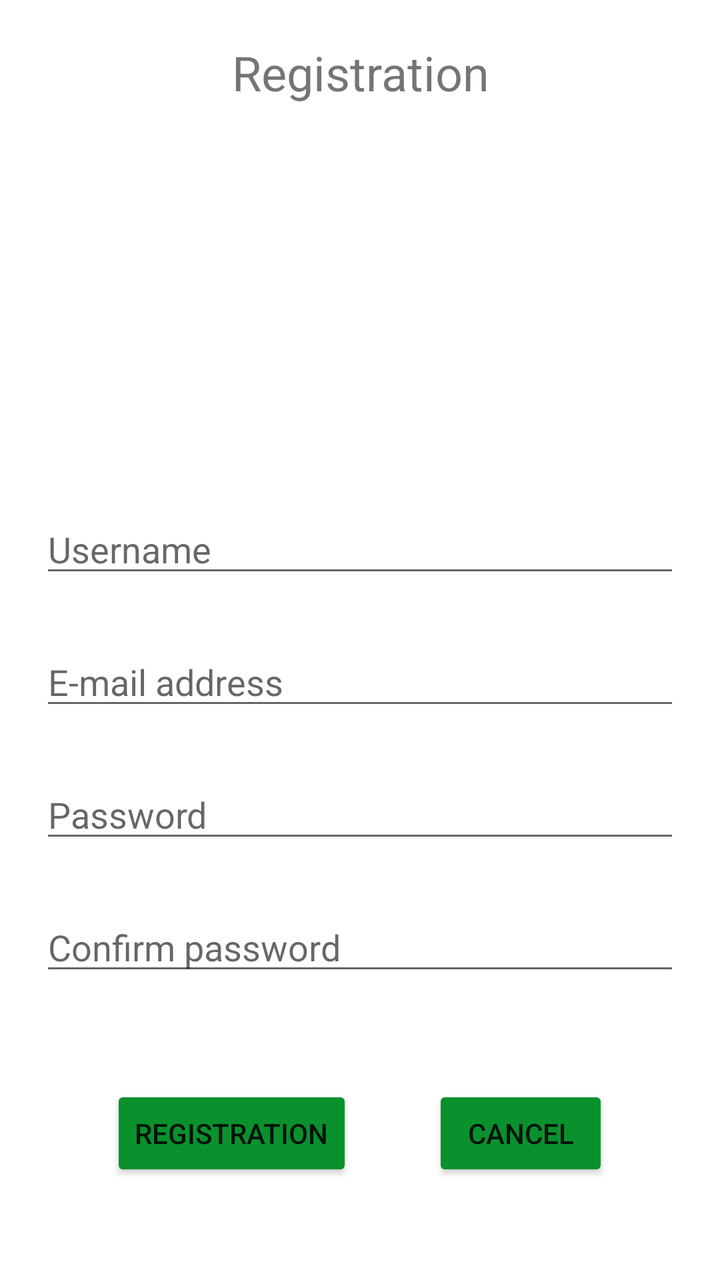
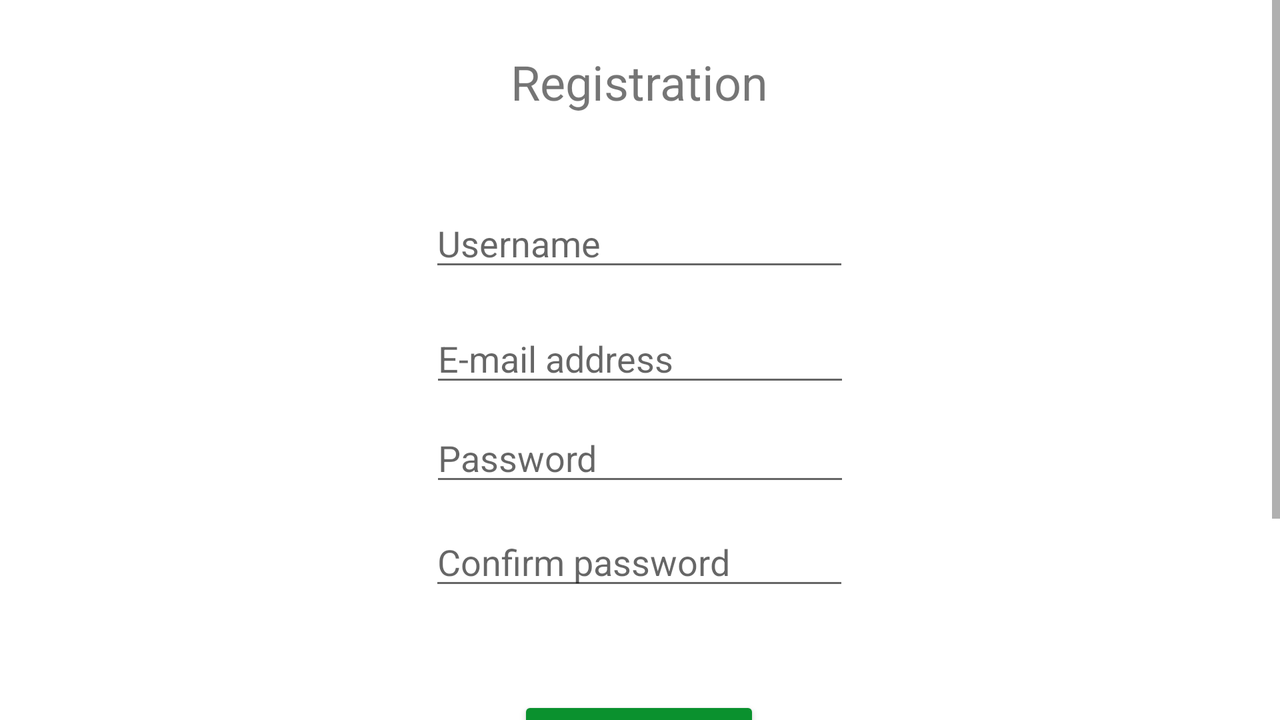

Compare how this app lays out the same screen by default and in its alternative resource folder. The renders come first, then the two layout files and the values they reference.
<!-- AndroidManifest.xml: application theme Theme.Kooora -->
<!-- res/layout/activity_register.xml -->
<?xml version="1.0" encoding="utf-8"?>
<RelativeLayout
    xmlns:android="http://schemas.android.com/apk/res/android"
    xmlns:tools="http://schemas.android.com/tools"
    android:layout_width="match_parent"
    android:layout_height="match_parent"
    tools:context=".RegisterActivity">

    <TextView
        android:id="@+id/registerTextView"
        android:layout_width="match_parent"
        android:layout_height="wrap_content"
        android:layout_marginTop="20dp"
        android:text="@string/registration"
        android:textSize="24sp"
        android:layout_alignParentStart="true"
        android:layout_alignParentEnd="true"
        android:textAlignment="center" />

    <EditText
        android:id="@+id/usernameEditText"
        android:layout_width="match_parent"
        android:layout_height="wrap_content"
        android:layout_marginTop="200dp"
        android:layout_marginLeft="20dp"
        android:layout_marginRight="20dp"
        android:ems="10"
        android:hint="@string/username"
        android:inputType="textPersonName"
        android:layout_alignParentStart="true"
        android:layout_alignParentEnd="true"
        android:layout_below="@+id/registerTextView" />

    <EditText
        android:id="@+id/userEmailEditText"
        android:layout_width="match_parent"
        android:layout_height="wrap_content"
        android:layout_marginTop="25dp"
        android:layout_marginLeft="20dp"
        android:layout_marginRight="20dp"
        android:ems="10"
        android:hint="@string/e_mail_address"
        android:inputType="textEmailAddress"
        android:layout_alignParentStart="true"
        android:layout_alignParentEnd="true"
        android:layout_below="@+id/usernameEditText" />

    <EditText
        android:id="@+id/passwordEditText"
        android:layout_width="match_parent"
        android:layout_height="wrap_content"
        android:layout_marginTop="25dp"
        android:layout_marginLeft="20dp"
        android:layout_marginRight="20dp"
        android:ems="10"
        android:hint="@string/password"
        android:inputType="textPassword"
        android:layout_alignParentStart="true"
        android:layout_alignParentEnd="true"
        android:layout_below="@+id/userEmailEditText" />

    <EditText
        android:id="@+id/passwordAgainEditText"
        android:layout_width="match_parent"
        android:layout_height="wrap_content"
        android:layout_marginTop="25dp"
        android:layout_marginLeft="20dp"
        android:layout_marginRight="20dp"
        android:ems="10"
        android:hint="@string/confirm_password"
        android:inputType="textPassword"
        android:layout_alignParentStart="true"
        android:layout_alignParentEnd="true"
        android:layout_below="@+id/passwordEditText" />

    <LinearLayout
        android:layout_width="wrap_content"
        android:layout_height="wrap_content"
        android:orientation="horizontal"
        android:layout_below="@id/passwordAgainEditText"
        android:layout_marginTop="50dp"
        android:layout_centerHorizontal="true">

        <Button
            android:layout_width="wrap_content"
            android:layout_height="wrap_content"
            android:onClick="register"
            android:backgroundTint="#0a912e"
            android:text="@string/registration"/>

        <Button
            android:layout_width="wrap_content"
            android:layout_height="wrap_content"
            android:layout_marginStart="40dp"
            android:onClick="cancel"
            android:backgroundTint="#0a912e"
            android:text="@string/cancel"/>

    </LinearLayout>




</RelativeLayout>
<!-- resources referenced by this layout -->
<resources>
  <string name="cancel">Cancel</string>
  <string name="confirm_password">Confirm password</string>
  <string name="e_mail_address">E-mail address</string>
  <string name="password">Password</string>
  <string name="registration">Registration</string>
  <string name="username">Username</string>
  <style name="Theme.Kooora" parent="Theme.MaterialComponents.DayNight.DarkActionBar">
          
          <item name="colorPrimary">@color/purple_500</item>
          <item name="colorPrimaryVariant">@color/purple_700</item>
          <item name="colorOnPrimary">@color/white</item>
          
          <item name="colorSecondary">@color/teal_200</item>
          <item name="colorSecondaryVariant">@color/teal_700</item>
          <item name="colorOnSecondary">@color/black</item>
          
          <item name="android:statusBarColor" tools:targetApi="l">?attr/colorPrimaryVariant</item>
          
      </style>
</resources>
<!-- res/layout-land/activity_register.xml (the author's variant of the layout above) -->
<!-- drawn on the phone turned sideways -->
<?xml version="1.0" encoding="utf-8"?>
<androidx.constraintlayout.widget.ConstraintLayout xmlns:android="http://schemas.android.com/apk/res/android"
    xmlns:app="http://schemas.android.com/apk/res-auto"
    xmlns:tools="http://schemas.android.com/tools"
    android:layout_width="match_parent"
    android:layout_height="match_parent"
    tools:context=".RegisterActivity">

    <ScrollView
        android:layout_width="match_parent"
        android:layout_height="match_parent">

        <LinearLayout
            android:layout_width="match_parent"
            android:layout_height="wrap_content"
            android:orientation="vertical">

            <androidx.constraintlayout.widget.ConstraintLayout
                android:layout_width="match_parent"
                android:layout_height="500dp">

                <TextView
                    android:id="@+id/registerTextView"
                    android:layout_width="wrap_content"
                    android:layout_height="wrap_content"
                    android:layout_alignParentStart="true"
                    android:layout_alignParentEnd="true"
                    android:text="@string/registration"
                    android:textAlignment="center"
                    android:textSize="24sp"
                    app:layout_constraintBottom_toBottomOf="parent"
                    app:layout_constraintEnd_toEndOf="parent"
                    app:layout_constraintHorizontal_bias="0.499"
                    app:layout_constraintStart_toStartOf="parent"
                    app:layout_constraintTop_toTopOf="parent"
                    app:layout_constraintVertical_bias="0.053" />

                <EditText
                    android:id="@+id/usernameEditText"
                    android:layout_width="wrap_content"
                    android:layout_height="wrap_content"
                    android:ems="10"
                    android:hint="@string/username"
                    android:inputType="textPersonName"
                    app:layout_constraintBottom_toBottomOf="parent"
                    app:layout_constraintEnd_toEndOf="parent"
                    app:layout_constraintHorizontal_bias="0.499"
                    app:layout_constraintStart_toStartOf="parent"
                    app:layout_constraintTop_toBottomOf="@+id/registerTextView"
                    app:layout_constraintVertical_bias="0.105" />

                <EditText
                    android:id="@+id/userEmailEditText"
                    android:layout_width="wrap_content"
                    android:layout_height="wrap_content"
                    android:layout_below="@+id/usernameEditText"
                    android:layout_alignParentStart="true"
                    android:layout_alignParentEnd="true"
                    android:ems="10"
                    android:hint="@string/e_mail_address"
                    android:inputType="textEmailAddress"
                    app:layout_constraintBottom_toBottomOf="parent"
                    app:layout_constraintEnd_toEndOf="parent"
                    app:layout_constraintStart_toStartOf="parent"
                    app:layout_constraintTop_toBottomOf="@+id/usernameEditText"
                    app:layout_constraintVertical_bias="0.051" />

                <EditText
                    android:id="@+id/passwordEditText"
                    android:layout_width="wrap_content"
                    android:layout_height="wrap_content"
                    android:layout_below="@+id/userEmailEditText"
                    android:layout_alignParentStart="true"
                    android:layout_alignParentEnd="true"
                    android:ems="10"
                    android:hint="@string/password"
                    android:inputType="textPassword"
                    app:layout_constraintBottom_toBottomOf="parent"
                    app:layout_constraintEnd_toEndOf="parent"
                    app:layout_constraintStart_toStartOf="parent"
                    app:layout_constraintTop_toBottomOf="@+id/userEmailEditText"
                    app:layout_constraintVertical_bias="0.032" />

                <EditText
                    android:id="@+id/passwordAgainEditText"
                    android:layout_width="wrap_content"
                    android:layout_height="wrap_content"
                    android:layout_below="@+id/passwordEditText"
                    android:layout_alignParentStart="true"
                    android:layout_alignParentEnd="true"
                    android:ems="10"
                    android:hint="@string/confirm_password"
                    android:inputType="textPassword"
                    app:layout_constraintBottom_toBottomOf="parent"
                    app:layout_constraintEnd_toEndOf="parent"
                    app:layout_constraintHorizontal_bias="0.499"
                    app:layout_constraintStart_toStartOf="parent"
                    app:layout_constraintTop_toBottomOf="@+id/passwordEditText"
                    app:layout_constraintVertical_bias="0.05" />

                <Button
                    android:id="@+id/button2"
                    android:layout_width="wrap_content"
                    android:layout_height="wrap_content"
                    android:backgroundTint="#0a912e"
                    android:onClick="register"
                    android:text="@string/registration"
                    app:layout_constraintBottom_toBottomOf="parent"
                    app:layout_constraintEnd_toEndOf="parent"
                    app:layout_constraintHorizontal_bias="0.499"
                    app:layout_constraintStart_toStartOf="parent"
                    app:layout_constraintTop_toBottomOf="@+id/passwordAgainEditText"
                    app:layout_constraintVertical_bias="0.316" />

                <Button
                    android:layout_width="wrap_content"
                    android:layout_height="wrap_content"
                    android:backgroundTint="#0a912e"
                    android:onClick="cancel"
                    android:text="@string/cancel"
                    app:layout_constraintBottom_toBottomOf="parent"
                    app:layout_constraintEnd_toEndOf="parent"
                    app:layout_constraintStart_toStartOf="parent"
                    app:layout_constraintTop_toBottomOf="@+id/button2" />

            </androidx.constraintlayout.widget.ConstraintLayout>
        </LinearLayout>
    </ScrollView>

</androidx.constraintlayout.widget.ConstraintLayout>
